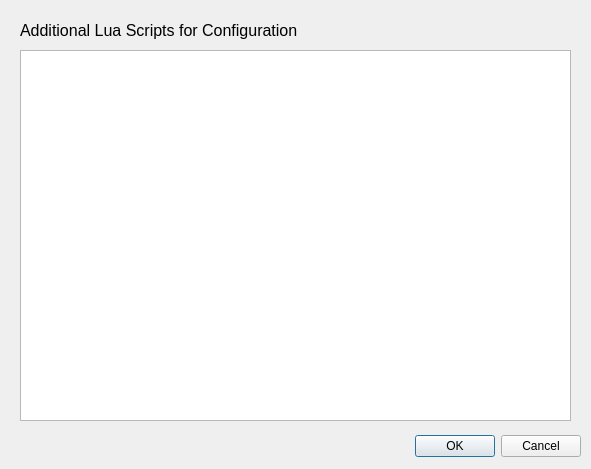
<?xml version="1.0" encoding="UTF-8"?>
<ui version="4.0">
 <class>addedScripts</class>
 <widget class="QDialog" name="addedScripts">
  <property name="geometry">
   <rect>
    <x>0</x>
    <y>0</y>
    <width>591</width>
    <height>469</height>
   </rect>
  </property>
  <property name="windowTitle">
   <string>Additional Scripts</string>
  </property>
  <widget class="QDialogButtonBox" name="buttonBox">
   <property name="geometry">
    <rect>
     <x>240</x>
     <y>430</y>
     <width>341</width>
     <height>32</height>
    </rect>
   </property>
   <property name="orientation">
    <enum>Qt::Horizontal</enum>
   </property>
   <property name="standardButtons">
    <set>QDialogButtonBox::Cancel|QDialogButtonBox::Ok</set>
   </property>
  </widget>
  <widget class="QLabel" name="label_module">
   <property name="geometry">
    <rect>
     <x>20</x>
     <y>20</y>
     <width>357</width>
     <height>20</height>
    </rect>
   </property>
   <property name="font">
    <font>
     <family>Arial</family>
     <pointsize>12</pointsize>
    </font>
   </property>
   <property name="text">
    <string>Additional Lua Scripts for Configuration</string>
   </property>
  </widget>
  <widget class="QTextEdit" name="text_scripts">
   <property name="geometry">
    <rect>
     <x>20</x>
     <y>50</y>
     <width>551</width>
     <height>371</height>
    </rect>
   </property>
  </widget>
 </widget>
 <resources/>
 <connections>
  <connection>
   <sender>buttonBox</sender>
   <signal>accepted()</signal>
   <receiver>addedScripts</receiver>
   <slot>accept()</slot>
   <hints>
    <hint type="sourcelabel">
     <x>248</x>
     <y>254</y>
    </hint>
    <hint type="destinationlabel">
     <x>157</x>
     <y>274</y>
    </hint>
   </hints>
  </connection>
  <connection>
   <sender>buttonBox</sender>
   <signal>rejected()</signal>
   <receiver>addedScripts</receiver>
   <slot>reject()</slot>
   <hints>
    <hint type="sourcelabel">
     <x>316</x>
     <y>260</y>
    </hint>
    <hint type="destinationlabel">
     <x>286</x>
     <y>274</y>
    </hint>
   </hints>
  </connection>
 </connections>
</ui>
